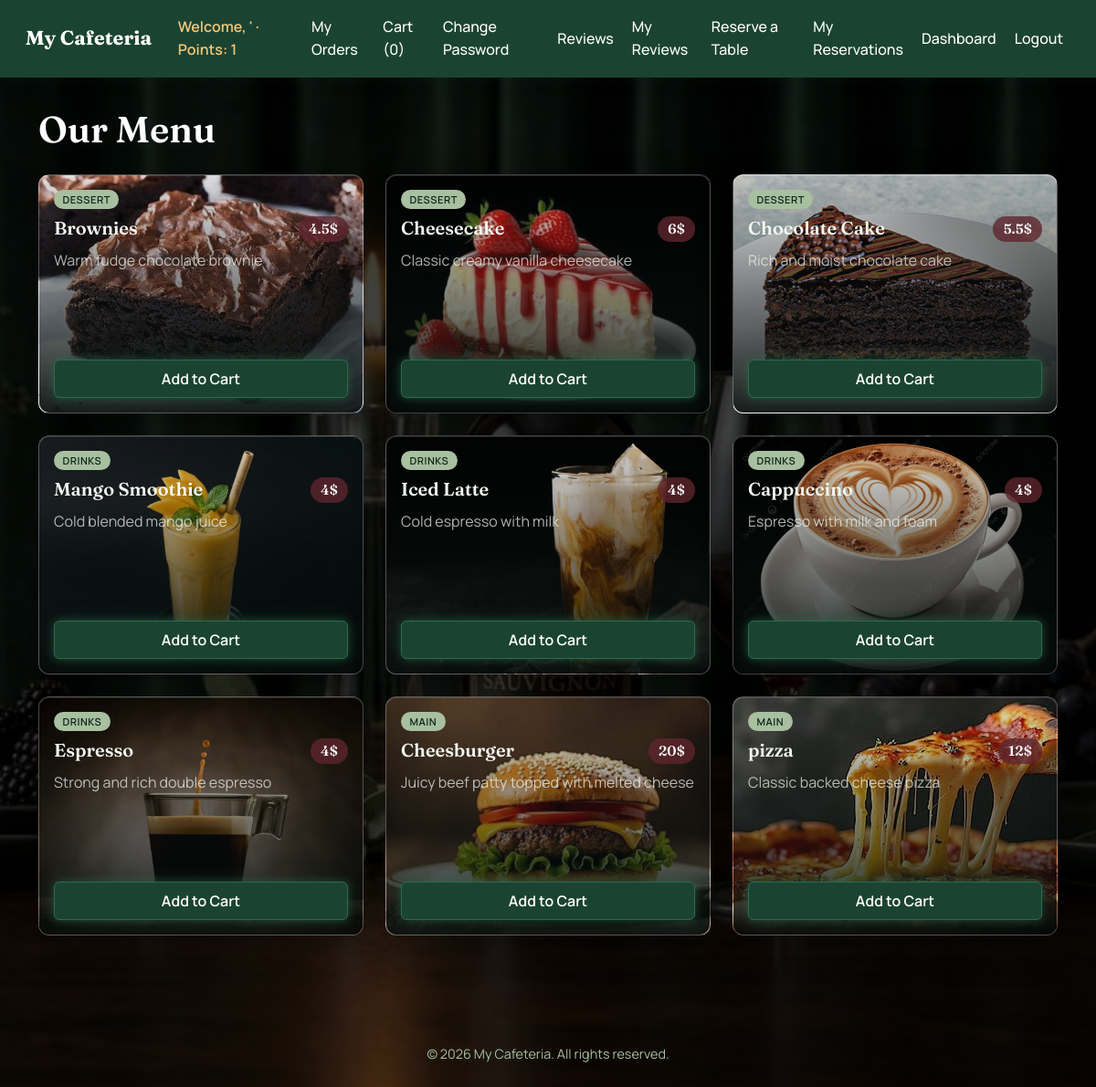
The page /menu (signed in) on the database its author committed.
### tables this page shows
CREATE TABLE menu_items (
    id INTEGER PRIMARY KEY AUTOINCREMENT,
    name TEXT NOT NULL unique,
    description TEXT,
    price REAL NOT NULL CHECK(price >= 0),
    category TEXT NOT NULL CHECK(category IN ('main', 'drinks', 'dessert')),
    created_at DATETIME DEFAULT CURRENT_TIMESTAMP,
    is_available BOOLEAN DEFAULT TRUE CHECK(is_available IN (TRUE, FALSE))
);

### app.py (the view)
@app.route("/menu")
@login_required
def menu():
    items = db.execute("SELECT * FROM menu_items WHERE is_available = TRUE")
    return render_template("menu.html", items=items)

### app.py (called while the page is built)
@app.context_processor
def inject_flash_helpers():
    def flash_class(category):
        mapping = {
            "success": "success",
            "warning": "warning",
            "info": "info",
            "danger": "danger",
            "error": "danger",
        }
        return mapping.get(category or "", "info")
    def format_price(value):
        formatted = f"{float(value):.2f}"
        return formatted.rstrip("0").rstrip(".")
    return {"flash_class": flash_class, "format_price": format_price}

def login_required(func):
    @wraps(func)
    def decorator(*args, **kwargs):
        if session.get("user_id") is None:
            flash('you need to login first!', 'warning')
            return redirect("/login")
        return func(*args, **kwargs)
    return decorator

### templates/menu.html (shortened to what this page needs)
{% extends "base.html" %}
{% block content %}
<div class="container menu-page">
    <h1 class="mb-4">Our Menu</h1>
    <div class="row row-cols-1 row-cols-sm-2 row-cols-lg-3 g-4" id="menu-container">
        {% if items %}
            {% for item in items %}
            <div class="col">
                <div class="card menu-card h-100" style="--card-bg-image: url('{{ url_for('static', filename='images/' ~ item['name'] ~ '.jpg') }}');">
                    <div class="card-body d-flex flex-column">
                        <span class="badge category-badge mb-2">{{ item['category'] }}</span>
                        <div class="d-flex justify-content-between align-items-start mb-2 gap-2">
                            <h5 class="card-title mb-0">{{ item['name'] }}</h5>
                            <span class="badge price-badge">{{ format_price(item['price']) }}$</span>
                        </div>
                        <p class="card-text text-muted flex-grow-1">{{ item['description'] }}</p>
                        <form onsubmit="addToCart(event, '{{ item.id }}')">
                            <button type="submit" class="btn btn-primary w-100">Add to Cart</button>
                        </form>
                    </div>
                </div>
            </div>
            {% endfor %}
        {% else %}
            <div class="col-12">
                <p class="text-center text-muted">No menu items available.</p>
            </div>
        {% endif %}
    </div>
</div>
{% endblock %}

### templates/base.html (shortened to what this page needs)
<!DOCTYPE html>
<html lang="en">
<head>
    <link rel="stylesheet" href="https://cdn.jsdelivr.net/npm/bootstrap@5.3.0/dist/css/bootstrap.min.css ">
    <link rel="stylesheet" href="{{ url_for('static', filename='style.css') }}">
</head>
<body>
    <nav class="navbar navbar-expand-lg cafe-navbar">
        <div class="container-fluid">
            <a class="navbar-brand" href="{{ url_for('menu') }}">My Cafeteria</a>
            {% if session.get('user_id') %}
            <div class="collapse navbar-collapse" id="cafeNav">
                <ul class="navbar-nav ms-auto align-items-lg-center gap-lg-1">
                    <li class="nav-item">
                        <span class="navbar-text cafe-welcome">Welcome, {{ session['user_name'] }} &middot; Points: {{ session["points"] }}</span>
                    </li>
                    {% if request.endpoint != 'my_orders' %}
                    <li class="nav-item"><a class="nav-link" href="{{ url_for('my_orders') }}">My Orders</a></li>
                    {% endif %}
                    {% if request.endpoint != 'cart' %}
                    <li class="nav-item"><a class="nav-link" href="{{ url_for('cart') }}" id="cart_count">Cart ({{ session['cart']|length if session.get('cart') else 0 }})</a></li>
                    {% endif %}
                    {% if request.endpoint != 'change_password' %}
                    <li class="nav-item"><a class="nav-link" href="{{ url_for('change_password') }}">Change Password</a></li>
                    {% endif %}
                    {% if request.endpoint != 'reviews' %}
                    <li class="nav-item"><a class="nav-link" href="{{ url_for('reviews') }}">Reviews</a></li>
                    {% endif %}
                    {% if request.endpoint != 'view_reviews' %}
                    <li class="nav-item"><a class="nav-link" href="{{ url_for('view_reviews') }}">My Reviews</a></li>
                    {% endif %}
                    {% if request.endpoint != 'reserve' %}
                    <li class="nav-item"><a class="nav-link" href="{{ url_for ('reserve') }}">Reserve a Table</a></li>
                    {% endif %}
                    {% if request.endpoint != 'my_reservations' %}
                    <li class="nav-item"><a class="nav-link" href="{{ url_for('my_reservations') }}">My Reservations</a></li>
                    {% endif %}
                    {% if session.get('role') == 'admin' %}
                    <li class="nav-item"><a class="nav-link" href="{{ url_for('dashboard') }}">Dashboard</a></li>
                    {% endif %}
                    <li class="nav-item"><a class="nav-link" href="{{ url_for('logout') }}">Logout</a></li>
                </ul>
            </div>
            {% endif %}
        </div>
    </nav>
     <main>
        {% block content %}{% endblock %}
    </main>
        <footer>
            <br><br>
            <p>&copy; 2026 My Cafeteria. All rights reserved.</p>
        </footer>
</body>
</html>

### rows shown on the page
menu_items: name (picture), category "DESSERT", name "Brownies", price "4.5", description "Warm fudge chocolate brownie"
menu_items: name (picture), category "DESSERT", name "Cheesecake", price "6", description "Classic creamy vanilla cheesecake"
menu_items: name (picture), category "DESSERT", name "Chocolate Cake", price "5.5", description "Rich and moist chocolate cake"
menu_items: name (picture), category "DRINKS", name "Mango Smoothie", price "4", description "Cold blended mango juice"
menu_items: name (picture), category "DRINKS", name "Iced Latte", price "4", description "Cold espresso with milk"
menu_items: name (picture), category "DRINKS", name "Cappuccino", price "4", description "Espresso with milk and foam"
menu_items: name (picture), category "DRINKS", name "Espresso", price "4", description "Strong and rich double espresso"
menu_items: name (picture), category "MAIN", name "Cheesburger", price "20", description "Juicy beef patty topped with melted cheese"
menu_items: name (picture), category "MAIN", name "pizza", price "12", description "Classic backed cheese pizza"

### other values the page prints
{{ session['user_name'] }} "'"
{{ session["points"] }} "1"
{{ session['cart']|length if session.get('cart') else 0 }} "0"
